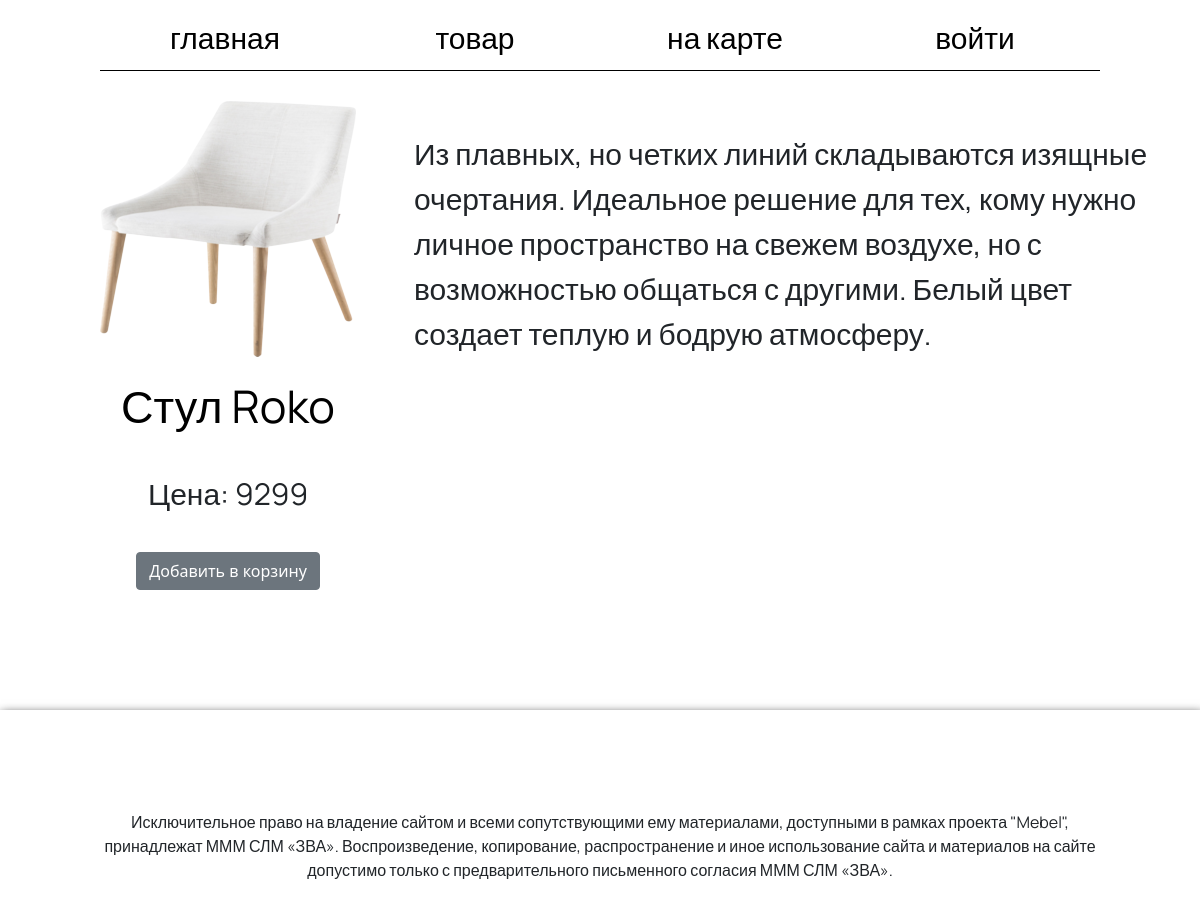
The app's page /products/4 with its own data.
### data/products.py (models this page shows)
class Product(SqlAlchemyBase):
    __tablename__ = 'products'
    id = sqlalchemy.Column(sqlalchemy.Integer, primary_key=True, autoincrement=True)
    name = sqlalchemy.Column(sqlalchemy.String, unique=True)
    price = sqlalchemy.Column(sqlalchemy.Integer, nullable=True)
    image_name = sqlalchemy.Column(sqlalchemy.String)
    description = sqlalchemy.Column(sqlalchemy.String)

### main.py (the view)
@app.route('/products/<int:id>', methods=['GET', 'POST'])
def single_product(id):
    db_sess = db_session.create_session()
    product = db_sess.query(Product).filter(Product.id == id).first()
    if product:
        return render_template('product.html',
                               product_name=product.name,
                               image_name=product.image_name,
                               item_price=product.price,
                               item_id=product.id,
                               description=product.description,
                               added=False)
    else:
        abort(404)

### data/db_session.py (called while the page is built)
def create_session() -> Session:
    global __factory
    return __factory()

### templates/product.html (shortened to what this page needs)
{% extends "base.html" %}
{% block content %}
    <div class="container_of_product">
        <div class="row_product">
            <p class="product_img"><img src="{{url_for('static', filename=image_name)}}" class="product_img"></p>
            <p class="product_title">{{ product_name }}</p>
            <p class="product_set">Цена: {{ item_price }}</p>
            <p><a class="btn btn-secondary" href="/cart/{{ item_id }}">Добавить в корзину</a></p>
        </div>
        <div class="description_of_product">
            {{ description }}
        </div>
    </div>
{% endblock %}

### static/styles/style_base.css (style rules this page uses)
html,body { height: 100%; width: 100%; margin: 0; padding: 0; }
.product_set { margin-top: 30px; }

### static/styles/style_products.css (style rules this page uses)
p { text-align: center; }
.container_of_product { display: grid; grid-template: 1fr / 1fr 2fr; }
.product_title { transition-duration: 0.3s; font-family: 'Manrope', sans-serif; font-size: 45px; text-align: center; text-decoration-line: none; color: black; }
.product_set { font-family: 'Manrope', sans-serif; font-size: 30px; }
.row_product { margin: 30px; }
.description_of_product { font-family: 'Manrope', sans-serif; font-size: 30px; margin-top: 60px; }
.btn-secondary { margin: 20px; }

### static/styles/style_index.css (style rules this page uses)
html,body { height: 100%; width: 100%; margin: 0; padding: 0; }
p { text-align: center; }

### records on screen
Product: image_name (picture), name "Стул Roko", price "9299", description "Из плавных, но четких линий складываются изящные очертания. Идеальное решение для тех, кому нужно личное пространство на свежем воздухе, но с возможностью общаться с другими. Белый цвет создает теплую и бодрую атмосферу."
